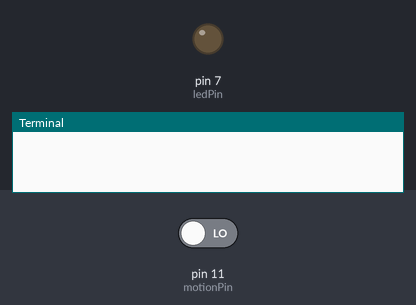
Simulated run of this program. Board: Raspberry Pi (header pin numbers). On the bench: output pins drawn as LEDs (lit = HIGH), the last lines printed to the terminal. The inputs (shaded band) are chosen by the test bench; at power-on: pin 11 (motionPin) LOW. The clock reads 2024-03-15 10:24:30 at power-on unless the program sets it.

Above: at 1.2 s.
1.3 s: pin 11 (motionPin) driven HIGH
At 2.1 s:
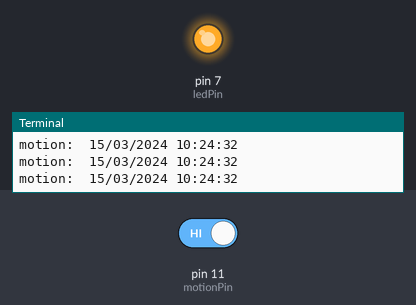
2.8 s: pin 11 (motionPin) driven LOW
At 3.2 s:
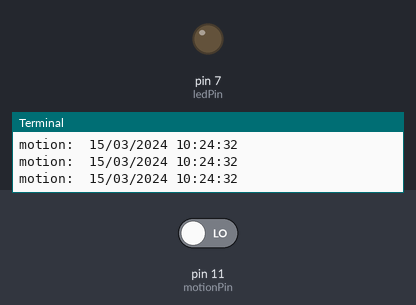
Timing chart, 0 to 5.8 s (numbered marks = the images above; inputs shaded):
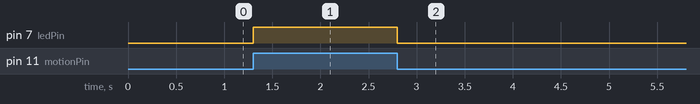

The program:

motion_ledonoff_poll.py
```python
import RPi.GPIO as GPIO
import time
GPIO.setwarnings(False)

# define variable for LED pin and motion sensor
ledPin=7
motionPin=11

GPIO.setmode(GPIO.BOARD)
GPIO.setup(ledPin, GPIO.OUT)
GPIO.setup(motionPin, GPIO.IN)


def GetTimeStamp():
    string1 = time.strftime("%d/%m/%Y")
    string2 = time.strftime("%I:%M:%S")
    return string1+" "+string2

try:
    while True:
        if GPIO.input(motionPin):
            print "motion: ", GetTimeStamp()
            GPIO.output(ledPin, True)
        else:
            GPIO.output(ledPin, False)
except KeyboardInterrupt:
    GPIO.cleanup()
    print("done")
```

Measured:
- after the input at 1.3 s, pin 7 (ledPin): LOW → HIGH at once
- after the input at 2.8 s, pin 7 (ledPin): HIGH → LOW at once
